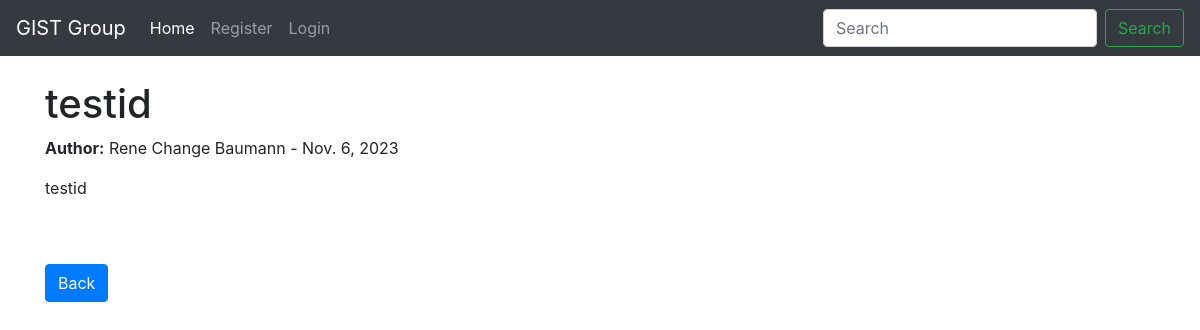
/blog/post/23/, run on the app's committed database.
### blog/models.py (models this page shows, shortened)
class BlogPost(models.Model):
    title = models.CharField(max_length=200) # Title of the blog post
    content = RichTextField(blank=True, null=True) # Content of the blog post with text editor
    author = models.ForeignKey(User, on_delete=models.CASCADE) # ForeignKey relationship with User model as the admin
    publication_date = models.DateField(auto_now_add=True) # Date the blog post was published
    category = models.CharField(max_length=200, default='news') # Category of the blog post
    snippet = models.CharField(max_length=200) # Snippet of the blog post

### blog/views.py (the view)
# urls.py: path('post/<int:pk>/', BlogPostDetailView.as_view(), name='post_detail'), # URL for displaying a single blog post
class BlogPostDetailView(DetailView):
    model = BlogPost
    template_name = 'post_detail.html'
    context_object_name = 'post' # Specify the variable name in the template context for the single post.

### blog/templates/post_detail.html (shortened to what this page needs)
{% extends 'base.html' %}
{% block content %}
<!DOCTYPE html>
<html lang="en">
<head>
</head>
<body>
    <h1>{{ post.title }}</h1>
    <p>
        <strong>Author:</strong> {{ post.author.first_name }} {{ post.author.last_name }} -
        {{ post.publication_date }}
    <p>{{ post.content|safe }}</p>
    <br/><br/>
    <a href="{% url 'index' %}" class="btn btn-primary">Back</a>
</body>
</html>
{% endblock %}

### data on the page
BlogPost: title "testid", author.first_name "Rene Change", author.last_name "Baumann", publication_date "Nov. 6, 2023", content "testid"
